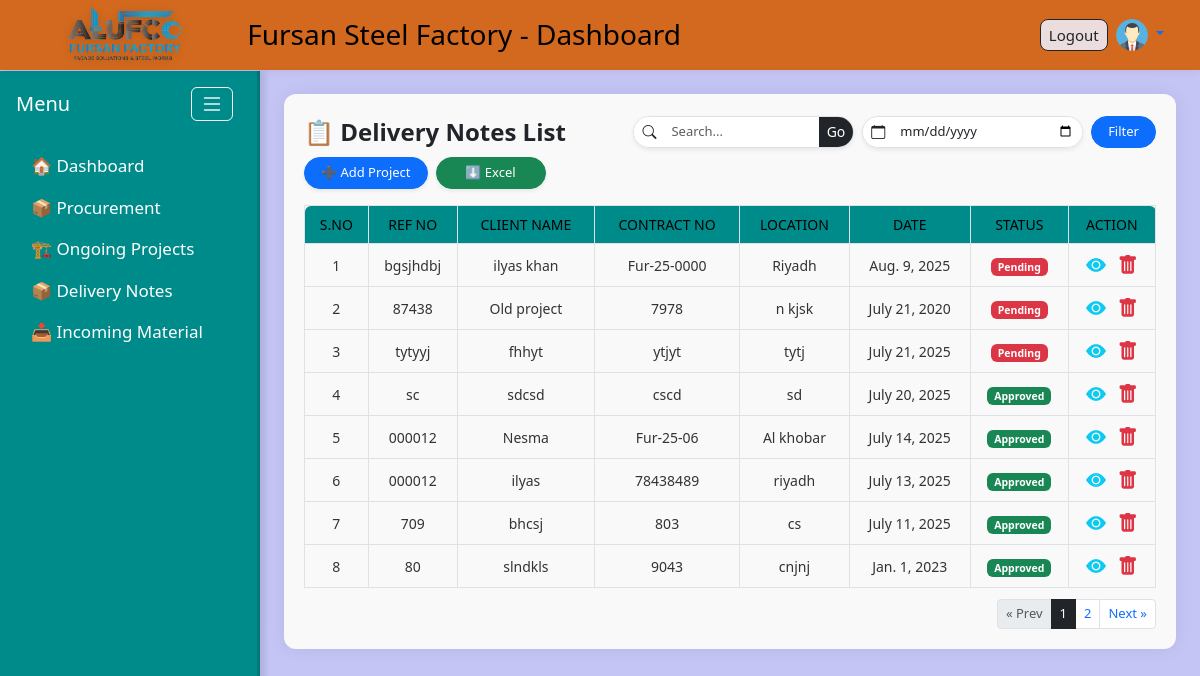
Page /delivery/ (signed in) on the committed database.
### accounts/models.py (models this page shows, shortened)
class Profile(models.Model):
    user = models.OneToOneField(User, on_delete=models.CASCADE)
    avatar = models.ImageField(upload_to='avatars/', default='avatars/default-avatar.png', blank=True, null=True)

### delivery_notes/models.py (models this page shows, shortened)
class DeliveryNote(models.Model):
    ref_number = models.CharField(max_length=100, blank=True, null=True)
    date = models.DateField()
    status = models.CharField(
        max_length=20,
        choices=[('Pending', 'Pending'), ('Approved', 'Approved')],
        default='Pending'
    )
    branch = models.CharField(max_length=100, default="Steel Department")
    client_name = models.CharField(max_length=255, blank=True)
    contract_no = models.CharField(max_length=255, blank=True)
    supply_to = models.CharField(max_length=255, blank=True)
    location = models.CharField(max_length=255, blank=True)
    pdf_file = models.FileField(upload_to='pdfs/', blank=True, null=True)

### delivery_notes/views.py (the view)
# urls.py: path('', views.list_delivery_notes, name='delivery_notes_list'),
@login_required
def list_delivery_notes(request):
    query = request.GET.get('q')
    filter_date = request.GET.get('date')  # ✅ New line
    notes_list = DeliveryNote.objects.all()
    if query:
        notes_list = notes_list.filter(
            Q(ref_number__icontains=query) |
            Q(client_name__icontains=query) |
            Q(contract_no__icontains=query)
        )
    if filter_date:
        date_obj = parse_date(filter_date)
        if date_obj:
            notes_list = notes_list.filter(date=date_obj)  # ✅ Assuming you have `date` field
    notes_list = notes_list.order_by('-id')  # Most recent first
    paginator = Paginator(notes_list, 8)
    page_number = request.GET.get('page')
    notes = paginator.get_page(page_number)
    return render(request, 'delivery_notes/list.html', {
        'notes': notes,
        'query': query,
        'filter_date': filter_date,
    })

### templates/delivery_notes/list.html (shortened to what this page needs)
{% extends 'base.html' %}
{% block content %}
<div class="list-wrapper">
       <div class="d-flex justify-content-between align-items-center mb-3 flex-wrap gap-2">
        <h4 class="text-dark fw-semibold mb-0" style="line-height: 2.2rem;">📋 Delivery Notes List</h4>
        <form method="get" class="d-flex align-items-center gap-2 flex-nowrap mb-0" style="min-width: 400px; max-width: 600px;">
            <div class="input-group input-group-sm shadow-sm rounded-pill overflow-hidden border" style="height: 32px; min-width: 140px;">
            <span class="input-group-text bg-white border-0 px-2">
                <i class="bi bi-search text-dark"></i>
            </span>
            <input type="text" name="q" class="form-control border-0" placeholder="Search..." value="{{ request.GET.q|default:'' }}" style="font-size: 13px;">
            <button class="btn btn-dark border-0 rounded-0 rounded-end px-2" type="submit" name="search">Go</button>
            </div>
            <div class="input-group input-group-sm shadow-sm rounded-pill overflow-hidden border" style="height: 32px; min-width: 130px;">
            <span class="input-group-text bg-white border-0 px-2">
                <i class="bi bi-calendar text-dark"></i>
            </span>
            <input type="date" name="date" value="{{ request.GET.date|default:'' }}" class="form-control border-0" style="font-size: 13px;">
            </div>
            <button class="btn btn-primary btn-sm rounded-pill px-3" type="submit" name="filter" value="1" style="height: 32px;">
            Filter
            </button>
        </form>
        <div class="d-flex gap-2">
            <a class="btn btn-primary btn-sm shadow-sm rounded-pill px-3 d-flex align-items-center justify-content-center"
                style="height: 32px;"
                href="{% url 'add_delivery_note' %}">
                ➕ Add Project
            </a>
            <a href="{% url 'export_delivery_notes_excel' %}"
                class="btn btn-success btn-sm shadow-sm rounded-pill px-3 d-flex justify-content-center align-items-center"
                style="height: 32px; width: 110px;">
                ⬇️ Excel
            </a>
            </div>
    </div>
    <table class="table table-bordered rounded table-hover delivery-details-table">
        <thead class="table-darkcyan">
            <tr>
                <th>S.No</th>
                <th>Ref No</th>
                <th>Client Name</th>
                <th>Contract No</th>
                <th>Location</th>
                <th>Date</th>
                <th>Status</th>
                <th class="text-center">Action</th>
            </tr>
        </thead>
        <tbody>
        {% for note in notes %}
            <tr>
                <td>{{ forloop.counter0|add:notes.start_index }}</td>
                <td>{{ note.ref_number }}</td>
                <td>{{ note.client_name }}</td>
                <td>{{ note.contract_no }}</td>
                <td>{{ note.location }}</td>
                <td>{{ note.date }}</td>
                <td>
                    {% if note.status == 'Pending' %}
                        <span class="badge bg-danger">Pending</span>
                    {% else %}
                        <span class="badge bg-success">Approved</span>
                    {% endif %}
                </td>
                <td class="text-center">
                    <a href="{% url 'view_delivery_note' note.id %}" class="text-info text-decoration-none me-2">
                        <i class="bi bi-eye-fill fs-5"></i>
                    </a>
                    <a href="{% url 'delete_delivery_note' note.id %}"
                    onclick="return confirm('Are you sure you want to delete this item?')"
                    class="text-decoration-none">
                        <i class="bi bi-trash-fill text-danger fs-5"></i>
                    </a>
                </td>
            </tr>
        {% empty %}
            <tr>
                <td colspan="8" class="text-center text-muted">No records found.</td>
            </tr>
        {% endfor %}
        </tbody>
    </table>
{% if notes.has_other_pages %}
<nav aria-label="Page navigation" class="d-flex justify-content-end" style="margin-top: -20px;">
    <ul class="pagination justify-content-end pagination-sm" style="margin-bottom: 0;">
        {% if notes.has_previous %}
            <li class="page-item">
                <a class="page-link px-2 py-1" href="?page={{ notes.previous_page_number }}">
                    &laquo; Prev
                </a>
            </li>
        {% else %}
            <li class="page-item disabled">
                <span class="page-link px-2 py-1">&laquo; Prev</span>
            </li>
        {% endif %}
        {% for num in notes.paginator.page_range %}
            {% if num >= notes.number|add:-4 and num <= notes.number|add:3 %}
                {% if notes.number == num %}
                    <li class="page-item active">
                        <span class="page-link px-2 py-1 bg-dark text-white border-dark">{{ num }}</span>
                    </li>
                {% else %}
                    <li class="page-item">
                        <a class="page-link px-2 py-1" href="?page={{ num }}">{{ num }}</a>
                    </li>
                {% endif %}
            {% endif %}
        {% endfor %}
        {% if notes.has_next %}
            <li class="page-item">
                <a class="page-link px-2 py-1" href="?page={{ notes.next_page_number }}">
                    Next &raquo;
                </a>
            </li>
        {% else %}
            <li class="page-item disabled">
                <span class="page-link px-2 py-1">Next &raquo;</span>
            </li>
        {% endif %}
    </ul>
</nav>
{% endif %}
</div>
{% endblock %}

### templates/base.html (shortened to what this page needs)
{% load static %}
<!DOCTYPE html>
<html lang="en">
<head>
    <link rel="stylesheet" href="https://cdn.jsdelivr.net/npm/bootstrap@5.3.0/dist/css/bootstrap.min.css">
    <link href="https://cdn.jsdelivr.net/npm/bootstrap-icons@1.10.5/font/bootstrap-icons.css" rel="stylesheet">
    <link rel="stylesheet" href="{% static 'css/custom.css' %}">
</head>
<body>
<header class="custom-header px-4">
    <div class="container-fluid">
        <div class="d-flex justify-content-between align-items-center">
            <div class="d-flex align-items-center">
                <img src="{% static 'images/udadateone.png' %}" alt="Company Logo" class="logo-img">
                <h3 class="mb-0 ms-2">Fursan Steel Factory - Dashboard</h3>
            </div>
           {% if user.is_authenticated %}
            <div class="d-flex align-items-center gap-2 position-relative">
                <form method="post" action="{% url 'logout' %}" class="mb-0">
                    <button type="submit" class="btn btn-outline-dark btn-sm px-2 py-1">Logout</button>
                </form>
                <div class="dropdown">
                    <a href="#" class="d-block dropdown-toggle" id="userDropdown" data-bs-toggle="dropdown" aria-expanded="false">
                        {% if user.profile.avatar %}
                            <img
                                src="{{ user.profile.avatar.url }}"
                                alt="Avatar"
                                class="rounded-circle avatar-hover"
                                style="width:32px; height:32px; cursor:pointer;"
                                title="{{ user.get_full_name|default:user.username }}"
                            >
                        {% endif %}
                    </a>
                </div>
            </div>
            {% else %}
            <a href="{% url 'login' %}" class="btn btn-primary btn-sm">Login</a>
            {% endif %}
        </div>
    </div>
</header>
    <div class="d-flex">
       <nav id="sidebar" class="vh-100">
            <div class="d-flex justify-content-between align-items-center px-3 mb-4">
                <h5 class="text-white mb-0">Menu</h5>
                <button id="sidebarToggle" class="btn btn-outline-light" title="Toggle Menu">
                    <i class="bi bi-list fs-4"></i>
                </button>
            </div>
            <ul class="nav flex-column">
               <li class="nav-item">
                    <a class="nav-link text-white" href="{% url 'dashboard' %}" title="Dashboard">
                        🏠 <span class="label-text">Dashboard</span>
                    </a>
                </li>
                    <li class="nav-item">
                        <a class="nav-link text-white"
                           data-bs-toggle="collapse"
                           href="#procurementSubmenu"
                           role="button"
                           aria-expanded="false"
                           aria-controls="procurementSubmenu">
                            📦 Procurement
                        </a>
                    </li>
                <li class="nav-item">
                    <a class="nav-link text-white"
                        data-bs-toggle="collapse"
                        href="#ongoingSubmenu"
                        role="button"
                        aria-expanded="true"
                        aria-controls="ongoingSubmenu">
                        🏗 <span class="label-text">Ongoing Projects</span>
                    </a>
                </li>
                <li class="nav-item">
                    <a class="nav-link text-white"
                        data-bs-toggle="collapse"
                        href="#deliverySubmenu"
                        role="button"
                        aria-expanded="false"
                        aria-controls="deliverySubmenu">
                         📦 <span class="label-text">Delivery Notes</span>
                    </a>
                </li>
                <li class="nav-item">
                    <a class="nav-link text-white"
                        data-bs-toggle="collapse"
                        href="#incomingSubmenu"
                        role="button"
                        aria-expanded="false"
                        aria-controls="incomingSubmenu">
                        📥 <span class="label-text">Incoming Material</span>
                    </a>
                </li>
            </ul>
    </nav>
    <main class="flex-grow-1 p-4">
        {% block content %}
        {% endblock %}
    </main>
</div>
</body>
</html>

### static/css/custom.css (style rules this page uses)
body { background-color: #c4c4f5; color: #ffffff; padding-top: 70px; }
.custom-header { background-color: chocolate; color: #000; height: 70px; display: flex; align-items: center; position: fixed; top: 0; width: 100%; z-index: 1000; box-shadow: 0 2px 8px rgba(0,0,0,0.05); }
.dropdown > a { text-decoration: none !important; }
.bg-success { background-color: #198754 !important; }
.logo-img { height: 100px !important; width: auto; margin-right: 10px; object-fit: contain; image-rendering: -webkit-optimize-contrast; image-rendering: crisp-edges; filter: drop-shadow(0 2px 4px rgba(0, 0, 0, 0.15)); border-radius: 6px; display: block; }
.text-danger { font-size: 0.85rem; margin-top: 0.25rem; color: #dc3545 !important; }
#sidebar { min-height: 100vh; position: fixed; top: 71px; left: 0; width: 260px; max-width: 260px; padding-top: 1rem; overflow-y: auto; background-color: darkcyan; box-shadow: 5px 0 6px rgba(0, 0, 0, 0.1); border-right: 3px solid rgba(0, 0, 0, 0.15); transition: width 0.3s ease; z-index: 100; }
main.flex-grow-1 { margin-left: 260px; padding: 1rem; transition: margin-left 0.3s ease; }
#sidebar .nav-link { color: #140909; margin-left: 15px; font-size: 17px; transition: all 0.2s ease; }
#sidebar ul.nav li.nav-item a { white-space: nowrap; }
#sidebar { transition: width 0.3s ease; }
#sidebar button#sidebarToggle { padding: 0.25rem 0.5rem; font-size: 1rem; line-height: 1; margin-right: 0.5rem; }
.list-wrapper { width: 100%; padding: 20px; background-color: #f9f9f9; border-radius: 12px; box-shadow: 0 0 20px rgba(0, 0, 0, 0.06); }
.form-control { border-radius: 8px; font-size: 15px; padding: 8px 10px; border: 1px solid #ced4da; transition: border 0.2s, box-shadow 0.2s; }
.custom-header .btn { font-weight: 500; border-radius: 8px; padding: 6px 14px; font-size: 15px; background-color: rgb(235, 221, 221); }
.delivery-details-table th { color: #000000 !important; font-weight: 500 !important; text-transform: uppercase; font-size: 13px; text-align: center; background-color: darkcyan; }
.delivery-details-table td { background-color: #f9f9f9; color: #333; padding: 6px; vertical-align: middle; font-size: 16px; text-align: center; }
.table-darkcyan th { background-color: darkcyan; color: #fff; text-transform: uppercase; font-weight: 500; font-size: 14px; text-align: center; }
.table-darkcyan th:first-child { border-top-left-radius: 6px; }
.table-darkcyan th:last-child { border-top-right-radius: 6px; }
.table-bordered, .table-bordered th, .table-bordered td { border: 1px solid #dee2e6; }
.d-flex { display: flex; gap: 12px; flex-wrap: wrap; }
.pagination { justify-content: center !important; margin-top: 15px; }
.pagination .page-link { font-size: 13px; padding: 4px 8px; }
.pagination .active .page-link { background-color: #343a40; border-color: #343a40; color: #fff; }
td { vertical-align: middle; }
.table td, .table th { vertical-align: middle; font-size: 14px; }
.btn-sm { padding: 3px 8px; font-size: 13px; }

### rows in the picture
DeliveryNote: ref_number "bgsjhdbj", client_name "ilyas khan", contract_no "Fur-25-0000", location "Riyadh", date "Aug. 9, 2025", status "Pending"
DeliveryNote: ref_number "87438", client_name "Old project", contract_no "7978", location "n kjsk", date "July 21, 2020", status "Pending"
DeliveryNote: ref_number "tytyyj", client_name "fhhyt", contract_no "ytjyt", location "tytj", date "July 21, 2025", status "Pending"
DeliveryNote: ref_number "sc", client_name "sdcsd", contract_no "cscd", location "sd", date "July 20, 2025", status "Approved"
DeliveryNote: ref_number "000012", client_name "Nesma", contract_no "Fur-25-06", location "Al khobar", date "July 14, 2025", status "Approved"
DeliveryNote: ref_number "000012", client_name "ilyas", contract_no "78438489", location "riyadh", date "July 13, 2025", status "Approved"
DeliveryNote: ref_number "709", client_name "bhcsj", contract_no "803", location "cs", date "July 11, 2025", status "Approved"
DeliveryNote: ref_number "80", client_name "slndkls", contract_no "9043", location "cnjnj", date "Jan. 1, 2023", status "Approved"

### other values in the picture
{{ num }} "1"
{{ num }} "2"
